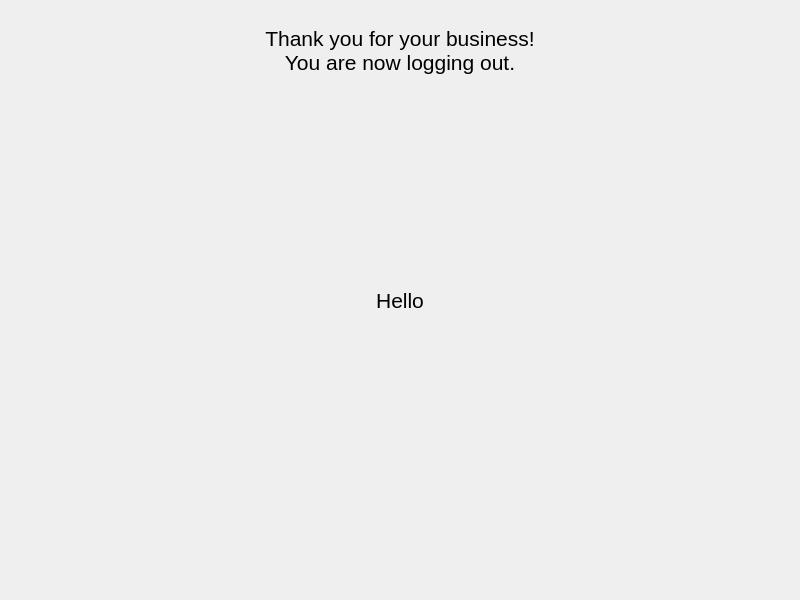
<?xml version="1.0" encoding="UTF-8"?>
<ui version="4.0">
 <class>withdrawEnd</class>
 <widget class="QDialog" name="withdrawEnd">
  <property name="geometry">
   <rect>
    <x>0</x>
    <y>0</y>
    <width>800</width>
    <height>600</height>
   </rect>
  </property>
  <property name="windowTitle">
   <string>Withdrawend</string>
  </property>
  <widget class="QLabel" name="labelWithdraw">
   <property name="geometry">
    <rect>
     <x>0</x>
     <y>200</y>
     <width>800</width>
     <height>200</height>
    </rect>
   </property>
   <property name="font">
    <font>
     <pointsize>16</pointsize>
    </font>
   </property>
   <property name="text">
    <string>Hello</string>
   </property>
   <property name="alignment">
    <set>Qt::AlignmentFlag::AlignCenter</set>
   </property>
   <property name="wordWrap">
    <bool>true</bool>
   </property>
  </widget>
  <widget class="QLabel" name="labelWithdraw_2">
   <property name="geometry">
    <rect>
     <x>0</x>
     <y>0</y>
     <width>800</width>
     <height>100</height>
    </rect>
   </property>
   <property name="font">
    <font>
     <pointsize>16</pointsize>
    </font>
   </property>
   <property name="text">
    <string>Thank you for your business!
You are now logging out.</string>
   </property>
   <property name="textFormat">
    <enum>Qt::TextFormat::AutoText</enum>
   </property>
   <property name="alignment">
    <set>Qt::AlignmentFlag::AlignCenter</set>
   </property>
   <property name="wordWrap">
    <bool>true</bool>
   </property>
  </widget>
  <widget class="QLabel" name="label_Graphic">
   <property name="geometry">
    <rect>
     <x>0</x>
     <y>0</y>
     <width>800</width>
     <height>600</height>
    </rect>
   </property>
   <property name="text">
    <string/>
   </property>
  </widget>
  <zorder>label_Graphic</zorder>
  <zorder>labelWithdraw</zorder>
  <zorder>labelWithdraw_2</zorder>
 </widget>
 <resources/>
 <connections/>
</ui>
